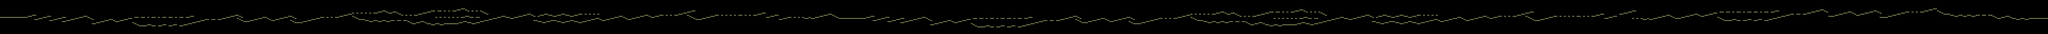

This is a level from a 2D game, rendered from its Tiled map with the project's own tilesets. A one-line summary and the map file follow, with tile-layer data summarised:
An orthogonal 960x32 tile map with 32x16 px tiles, 1 tile layer (line), 4 tilesets and 457 objects.

<map version="1.2" tiledversion="1.2.1" orientation="orthogonal" renderorder="right-down" width="960" height="32" tilewidth="32" tileheight="16" infinite="0" nextlayerid="5" nextobjectid="656">
 <tileset firstgid="1" source="h1.tsx" />
 <tileset firstgid="3" source="h2.tsx" />
 <tileset firstgid="5" source="h3.tsx" />
 <tileset firstgid="7" source="h4.tsx" />
 <layer id="1" name="line" width="960" height="32">
  <data>[30720 cells, 1170 non-empty, 4 distinct tile ids]</data>
 </layer>
 <objectgroup id="3" name="can">
  <object id="583" x="1646" y="272" />
  <object id="584" x="3082" y="274" />
  <object id="585" x="3952" y="240" />
  <object id="587" x="5230" y="195" />
  <object id="588" x="4493" y="320" />
  <object id="589" x="6223" y="208" />
  <object id="590" x="6317" y="305" />
  <object id="591" x="7534" y="224" />
  <object id="592" x="8431" y="194" />
  <object id="593" x="8559" y="288" />
  <object id="594" x="9292" y="224" />
  <object id="595" x="9904" y="210" />
  <object id="596" x="10737" y="208" />
  <object id="597" x="11821" y="242" />
  <object id="598" x="13071" y="224" />
  <object id="599" x="14218" y="291" />
  <object id="600" x="15658" y="288" />
  <object id="602" x="16907" y="242" />
  <object id="604" x="18316" y="164" />
  <object id="605" x="18319" y="304" />
  <object id="606" x="19051" y="162" />
  <object id="607" x="19115" y="354" />
  <object id="608" x="20107" y="242" />
  <object id="609" x="21007" y="211" />
  <object id="610" x="21132" y="305" />
  <object id="611" x="21871" y="240" />
  <object id="612" x="22959" y="160" />
  <object id="613" x="24012" y="193" />
  <object id="614" x="25005" y="209" />
  <object id="615" x="25806" y="162" />
  <object id="616" x="25997" y="274" />
  <object id="617" x="26864" y="193" />
  <object id="618" x="28109" y="146" />
  <object id="619" x="29005" y="114" />
 </objectgroup>
 <objectgroup id="4" name="diamond">
  <object id="620" x="1533" y="304" />
  <object id="621" x="2877" y="226" />
  <object id="622" x="2975" y="305" />
  <object id="623" x="3553" y="210" />
  <object id="624" x="4160" y="272" />
  <object id="625" x="5054" y="241" />
  <object id="626" x="5854" y="178" />
  <object id="627" x="6206" y="339" />
  <object id="628" x="6943" y="240" />
  <object id="629" x="7424" y="256" />
  <object id="630" x="8573" y="225" />
  <object id="631" x="8703" y="319" />
  <object id="632" x="9791" y="242" />
  <object id="633" x="10399" y="144" />
  <object id="634" x="11453" y="176" />
  <object id="635" x="12190" y="257" />
  <object id="636" x="13245" y="257" />
  <object id="637" x="14462" y="290" />
  <object id="638" x="15455" y="238" />
  <object id="639" x="15423" y="351" />
  <object id="640" x="16126" y="224" />
  <object id="641" x="17344" y="272" />
  <object id="642" x="18816" y="223" />
  <object id="643" x="18783" y="351" />
  <object id="644" x="19741" y="258" />
  <object id="645" x="19999" y="272" />
  <object id="646" x="21151" y="240" />
  <object id="647" x="21278" y="336" />
  <object id="648" x="22208" y="242" />
  <object id="649" x="24047" y="193" />
  <object id="650" x="25312" y="225" />
  <object id="651" x="26238" y="273" />
  <object id="652" x="26160" y="161" />
  <object id="653" x="27326" y="128" />
  <object id="654" x="28417" y="208" />
  <object id="655" x="29758" y="209" />
 </objectgroup>
 <objectgroup id="2" name="coins">
  <object id="1" x="444" y="223">
   <ellipse />
  </object>
  <object id="2" x="507" y="208">
   <ellipse />
  </object>
  <object id="3" x="602" y="256">
   <ellipse />
  </object>
  <object id="4" x="732" y="225">
   <ellipse />
  </object>
  <object id="5" x="828" y="272">
   <ellipse />
  </object>
  <object id="6" x="957" y="238">
   <ellipse />
  </object>
  <object id="7" x="1020" y="288">
   <ellipse />
  </object>
  <object id="8" x="1147" y="256">
   <ellipse />
  </object>
  <object id="9" x="1275" y="224">
   <ellipse />
  </object>
  <object id="10" x="1212" y="241">
   <ellipse />
  </object>
  <object id="11" x="1084" y="273">
   <ellipse />
  </object>
  <object id="12" x="1469" y="322">
   <ellipse />
  </object>
  <object id="13" x="1592" y="289">
   <ellipse />
  </object>
  <object id="14" x="1819" y="289">
   <ellipse />
  </object>
  <object id="15" x="1948" y="258">
   <ellipse />
  </object>
  <object id="16" x="2093" y="243">
   <ellipse />
  </object>
  <object id="17" x="2190" y="243">
   <ellipse />
  </object>
  <object id="18" x="2255" y="242">
   <ellipse />
  </object>
  <object id="19" x="2349" y="242">
   <ellipse />
  </object>
  <object id="20" x="2413" y="242">
   <ellipse />
  </object>
  <object id="21" x="2235" y="352">
   <ellipse />
  </object>
  <object id="22" x="2349" y="368">
   <ellipse />
  </object>
  <object id="23" x="2460" y="351">
   <ellipse />
  </object>
  <object id="24" x="2509" y="240">
   <ellipse />
  </object>
  <object id="25" x="2608" y="241">
   <ellipse />
  </object>
  <object id="26" x="2669" y="241">
   <ellipse />
  </object>
  <object id="27" x="2766" y="241">
   <ellipse />
  </object>
  <object id="28" x="2624" y="353">
   <ellipse />
  </object>
  <object id="29" x="2781" y="353">
   <ellipse />
  </object>
  <object id="30" x="2908" y="320">
   <ellipse />
  </object>
  <object id="31" x="3036" y="286">
   <ellipse />
  </object>
  <object id="32" x="3149" y="271">
   <ellipse />
  </object>
  <object id="33" x="3245" y="273">
   <ellipse />
  </object>
  <object id="34" x="3358" y="257">
   <ellipse />
  </object>
  <object id="35" x="3486" y="223">
   <ellipse />
  </object>
  <object id="36" x="3692" y="305">
   <ellipse />
  </object>
  <object id="37" x="3772" y="288">
   <ellipse />
  </object>
  <object id="38" x="3838" y="271">
   <ellipse />
  </object>
  <object id="39" x="3902" y="257">
   <ellipse />
  </object>
  <object id="40" x="3963" y="239">
   <ellipse />
  </object>
  <object id="41" x="4094" y="288">
   <ellipse />
  </object>
  <object id="42" x="4221" y="255">
   <ellipse />
  </object>
  <object id="43" x="4348" y="224">
   <ellipse />
  </object>
  <object id="44" x="4475" y="319">
   <ellipse />
  </object>
  <object id="45" x="4573" y="304">
   <ellipse />
  </object>
  <object id="46" x="4697" y="272">
   <ellipse />
  </object>
  <object id="47" x="4877" y="242">
   <ellipse />
  </object>
  <object id="48" x="4941" y="240">
   <ellipse />
  </object>
  <object id="49" x="5006" y="240">
   <ellipse />
  </object>
  <object id="50" x="5117" y="224">
   <ellipse />
  </object>
  <object id="51" x="5325" y="179">
   <ellipse />
  </object>
  <object id="52" x="5392" y="177">
   <ellipse />
  </object>
  <object id="53" x="5454" y="176">
   <ellipse />
  </object>
  <object id="54" x="5516" y="175">
   <ellipse />
  </object>
  <object id="55" x="5579" y="175">
   <ellipse />
  </object>
  <object id="56" x="5421" y="272">
   <ellipse />
  </object>
  <object id="57" x="5501" y="290">
   <ellipse />
  </object>
  <object id="58" x="5630" y="289">
   <ellipse />
  </object>
  <object id="59" x="5758" y="289">
   <ellipse />
  </object>
  <object id="60" x="5887" y="288">
   <ellipse />
  </object>
  <object id="61" x="5692" y="160">
   <ellipse />
  </object>
  <object id="62" x="5757" y="144">
   <ellipse />
  </object>
  <object id="63" x="5916" y="158">
   <ellipse />
  </object>
  <object id="64" x="5978" y="286">
   <ellipse />
  </object>
  <object id="65" x="6075" y="287">
   <ellipse />
  </object>
  <object id="66" x="6060" y="208">
   <ellipse />
  </object>
  <object id="67" x="6123" y="207">
   <ellipse />
  </object>
  <object id="68" x="6187" y="207">
   <ellipse />
  </object>
  <object id="69" x="6269" y="320">
   <ellipse />
  </object>
  <object id="70" x="6332" y="303">
   <ellipse />
  </object>
  <object id="71" x="6299" y="192">
   <ellipse />
  </object>
  </objectgroup>
</map>
<!-- 316 of 457 objects omitted -->
